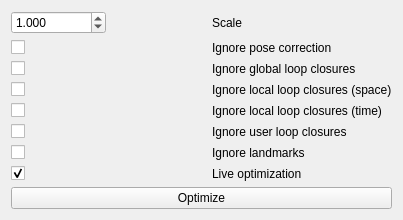
       <widget class="QWidget" name="page_3">
        <property name="geometry">
         <rect>
          <x>0</x>
          <y>0</y>
          <width>403</width>
          <height>188</height>
         </rect>
        </property>
        <attribute name="label">
         <string>Graph optimization</string>
        </attribute>
        <layout class="QGridLayout" name="gridLayout_7" columnstretch="0,0,0">
         <item row="1" column="2">
          <widget class="QLabel" name="label_35">
           <property name="text">
            <string>Ignore pose correction</string>
           </property>
          </widget>
         </item>
         <item row="6" column="0">
          <widget class="QCheckBox" name="checkBox_ignoreLandmarks">
           <property name="text">
            <string/>
           </property>
           <property name="checked">
            <bool>false</bool>
           </property>
          </widget>
         </item>
         <item row="5" column="0">
          <widget class="QCheckBox" name="checkBox_ignoreUserLoop">
           <property name="text">
            <string/>
           </property>
           <property name="checked">
            <bool>false</bool>
           </property>
          </widget>
         </item>
         <item row="4" column="2">
          <widget class="QLabel" name="label_49">
           <property name="text">
            <string>Ignore local loop closures (time)</string>
           </property>
          </widget>
         </item>
         <item row="2" column="2">
          <widget class="QLabel" name="label_48">
           <property name="text">
            <string>Ignore global loop closures</string>
           </property>
          </widget>
         </item>
         <item row="2" column="0">
          <widget class="QCheckBox" name="checkBox_ignoreGlobalLoop">
           <property name="text">
            <string/>
           </property>
           <property name="checked">
            <bool>false</bool>
           </property>
          </widget>
         </item>
         <item row="6" column="2">
          <widget class="QLabel" name="label_58">
           <property name="text">
            <string>Ignore landmarks</string>
           </property>
          </widget>
         </item>
         <item row="7" column="0">
          <widget class="QCheckBox" name="checkBox_liveOptimization">
           <property name="toolTip">
            <string>Re-optimize the graph automatically when it changes (anchor points added/edited/removed, links changed, optimization settings toggled). Turn it off to batch several changes without waiting for an optimization each time, then click Optimize.</string>
           </property>
           <property name="text">
            <string/>
           </property>
           <property name="checked">
            <bool>true</bool>
           </property>
          </widget>
         </item>
         <item row="7" column="2">
          <widget class="QLabel" name="label_liveOptimization">
           <property name="toolTip">
            <string>Re-optimize the graph automatically when it changes (anchor points added/edited/removed, links changed, optimization settings toggled). Turn it off to batch several changes without waiting for an optimization each time, then click Optimize.</string>
           </property>
           <property name="text">
            <string>Live optimization</string>
           </property>
          </widget>
         </item>
         <item row="8" column="0" colspan="3">
          <widget class="QPushButton" name="pushButton_optimize">
           <property name="toolTip">
            <string>Re-run graph optimization with the current settings.</string>
           </property>
           <property name="text">
            <string>Optimize</string>
           </property>
          </widget>
         </item>
         <item row="9" column="0">
          <spacer name="verticalSpacer_3">
           <property name="orientation">
            <enum>Qt::Vertical</enum>
           </property>
           <property name="sizeHint" stdset="0">
            <size>
             <width>0</width>
             <height>40</height>
            </size>
           </property>
          </spacer>
         </item>
         <item row="3" column="2">
          <widget class="QLabel" name="label_47">
           <property name="text">
            <string>Ignore local loop closures (space)</string>
           </property>
          </widget>
         </item>
         <item row="3" column="0">
          <widget class="QCheckBox" name="checkBox_ignoreLocalLoopSpace">
           <property name="text">
            <string/>
           </property>
           <property name="checked">
            <bool>false</bool>
           </property>
          </widget>
         </item>
         <item row="5" column="2">
          <widget class="QLabel" name="label_50">
           <property name="text">
            <string>Ignore user loop closures</string>
           </property>
          </widget>
         </item>
         <item row="0" column="0">
          <widget class="QDoubleSpinBox" name="doubleSpinBox_optimizationScale">
           <property name="decimals">
            <number>3</number>
           </property>
           <property name="minimum">
            <double>0.100000000000000</double>
           </property>
           <property name="maximum">
            <double>9.900000000000000</double>
           </property>
           <property name="singleStep">
            <double>0.001000000000000</double>
           </property>
           <property name="value">
            <double>1.000000000000000</double>
           </property>
          </widget>
         </item>
         <item row="4" column="0">
          <widget class="QCheckBox" name="checkBox_ignoreLocalLoopTime">
           <property name="text">
            <string/>
           </property>
           <property name="checked">
            <bool>false</bool>
           </property>
          </widget>
         </item>
         <item row="0" column="2">
          <widget class="QLabel" name="label_scale_title">
           <property name="text">
            <string>Scale</string>
           </property>
          </widget>
         </item>
         <item row="1" column="0">
          <widget class="QCheckBox" name="checkBox_ignorePoseCorrection">
           <property name="text">
            <string/>
           </property>
           <property name="checked">
            <bool>false</bool>
           </property>
          </widget>
         </item>
        </layout>
       </widget>
